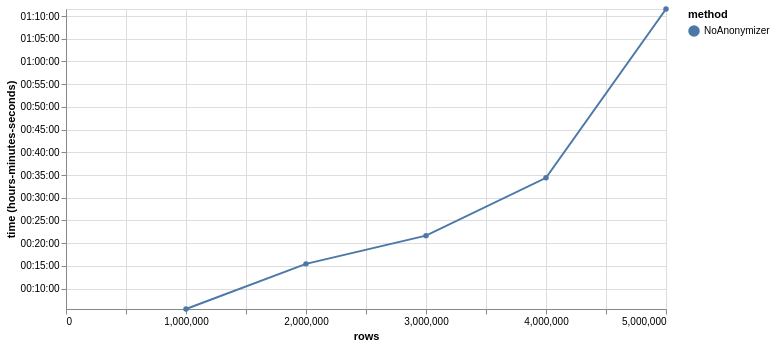

Vega-Lite specification for this chart:
### Vega-Lite specification from a JSON file in a GitHub repository (floating-point values rounded to 4 significant figures)
{"$schema": "https://vega.github.io/schema/vega-lite/v5.json", "width": 600, "height": 300, "data": {"values": [{"rows": 1000000, "time": "27 Janv 2022 00:05:31", "method": "NoAnonymizer"}, {"rows": 2000000, "time": "27 Janv 2022 00:15:27", "method": "NoAnonymizer"}, {"rows": 3000000, "time": "27 Janv 2022 00:21:40", "method": "NoAnonymizer"}, {"rows": 4000000, "time": "27 Janv 2022 00:34:24", "method": "NoAnonymizer"}, {"rows": 5000000, "time": "27 Janv 2022 01:11:33", "method": "NoAnonymizer"}]}, "mark": {"type": "line", "point": true}, "encoding": {"y": {"field": "time", "timeUnit": "hoursminutesseconds"}, "x": {"field": "rows", "type": "quantitative"}, "color": {"field": "method", "type": "nominal"}}}
